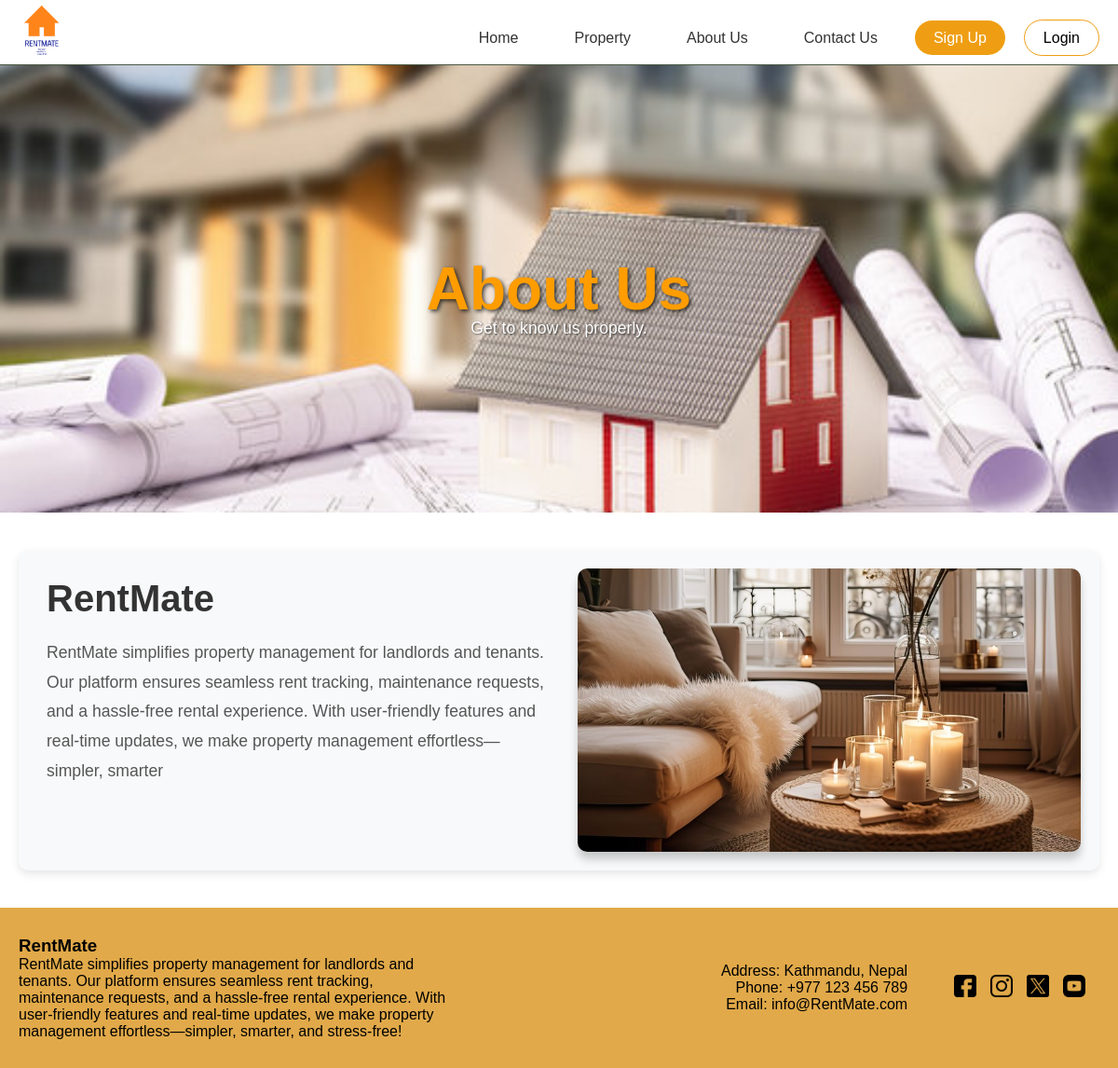
Screenshot of /aboutus/ with the database file from the repository.
### app/models.py (models this page shows, shortened)
class AboutUs(models.Model):
    title = models.CharField(max_length=255)
    description = models.TextField()
    image = models.ImageField(upload_to='property_images/')
    class Meta:
        verbose_name_plural = "About Us"

### app/views.py (the view)
# urls.py: path('aboutus/', views.AboutPage, name='aboutus'),
def AboutPage(request):
    about_us = AboutUs.objects.first()  # Fetch the first record
    return render(request, 'aboutus.html', {'about_us': about_us})

### templates/aboutus.html
{% extends "base.html" %}
{% load static %}
{% block styles %}
  <link rel="stylesheet" href="{% static 'css/aboutus.css' %}">
{% endblock styles%}
{%block content %}
  <main>
    <section class="image">
      <div class="property-image-container">
        <img src="{% static 'img/15.jpg' %}" alt="RentMate Banner">
        <h1>About Us</h1>
        <p>Get to know us properly.</p>
      </div>
    </section>
    <section class="intro-section">
      <div class="intro-box">
        <div class="intro-text">
          <h2>{{ about_us.title }}</h2>
          <p>{{ about_us.description|linebreaks }}</p>
        </div>
        <div class="intro-image">
          {% if about_us.image %}
          <img src="{{ about_us.image.url }}" alt="RentMate Intro Image">
          {% else %}
          <p>No image available</p>
          {% endif %}
        </div>
      </div>
    </section>
  </main>
{% endblock %}

### static/css/base.css (style rules this page uses)
* { margin: 0; padding: 0; box-sizing: border-box; font-family: Arial, sans-serif; }

### static/css/aboutus.css (style rules this page uses)
.image { display: flex; justify-content: center; align-items: center; padding: 0; margin-top: 70px; }
.property-image-container { width: 100%; height: 60vh; display: flex; justify-content: center; align-items: center; overflow: hidden; }
.property-image-container img { width: 100%; height: 100%; object-fit: cover; object-position: center 80%; }
.property-image-container h1 { position: absolute; color: rgb(255, 157, 0); font-size: 4rem; font-weight: bold; text-shadow: 2px 2px 4px rgba(0, 0, 0, 0.7); text-align: center; padding: 0px 30px; }
.property-image-container p { position: absolute; color: rgb(255, 255, 255); font-size: 1.1rem; margin-top: 85px; text-shadow: 1px 1px 2px rgba(0, 0, 0, 0.6); }
.intro-section { display: flex; justify-content: center; align-items: center; padding: 40px 20px; }
.intro-box { display: flex; flex-wrap: wrap; background-color: #f8f9fa; padding: 20px; border-radius: 10px; box-shadow: 0 4px 10px rgba(0, 0, 0, 0.1); gap: 20px; width: 100%; max-width: 1200px; }
.intro-text { flex: 1; padding: 10px; }
.intro-text h2 { font-size: 2.5rem; margin-bottom: 20px; color: #333; }
.intro-text p { font-size: 1.1rem; line-height: 1.8; color: #555; }
.intro-image { flex: 1; display: flex; justify-content: center; align-items: center; }
.intro-image img { width: 100%; max-width: 600px; border-radius: 10px; box-shadow: 0 8px 10px rgba(0, 0, 0, 0.2); }

### rows the page displays
AboutUs: title "RentMate", description "RentMate simplifies property management for landlords and tenants. Our platform ensures seamless rent tracking, maintenance requests, and a hassle-free rental experience. With user-friendly features and real-time updates, we make property management effortless—simpler, smarter", image (picture)
